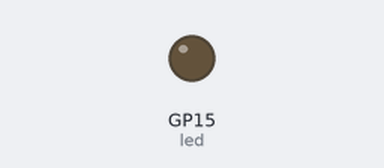
The program below on a simulated Raspberry Pi Pico running MicroPython. Shown: output pins drawn as LEDs (lit = HIGH). Random numbers come from a fixed seed.

Above: at 0.8 s.
Timing chart, 0 to 22.0 s (numbered marks = the images above):
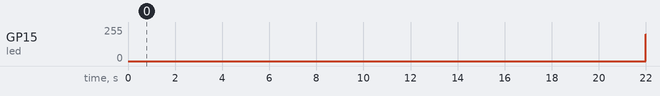

The program:

main1.py
```python
from machine import Pin, PWM
import time, random

led = Pin(15, mode=Pin.OUT)
'''
while True:
    for i in (0,1):
        led.value(i)
        delay = random.randint(0,2)
        time.sleep(delay)
        print(delay)
'''

ledpwm = PWM(led)
ledpwm.freq(1000)

while True :
    for i in range(65535):
        ledpwm.duty_u16(i)
#        time.sleep(0.005)
    for i in range(65535, -1, -1):
        ledpwm.duty_u16(i)
#        time.sleep(0.005)

        
```

Measured:
- by itself, GP15 (led): 0/255 → 200/255 at 22.0 s
